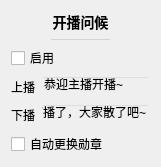
           <widget class="QWidget" name="liveGreetSettingsCard" native="true">
            <property name="geometry">
             <rect>
              <x>10</x>
              <y>540</y>
              <width>161</width>
              <height>151</height>
             </rect>
            </property>
            <property name="styleSheet">
             <string notr="true">#liveGreetSettingsCard
{
	background: #f7f7ff;
	border: none;
	border-radius: 5px;
}</string>
            </property>
            <layout class="QVBoxLayout" name="verticalLayout_37">
             <item>
              <widget class="QLabel" name="label_24">
               <property name="sizePolicy">
                <sizepolicy hsizetype="Preferred" vsizetype="Fixed">
                 <horstretch>0</horstretch>
                 <verstretch>0</verstretch>
                </sizepolicy>
               </property>
               <property name="styleSheet">
                <string notr="true">font-size: 14px;
font-weight: 500;</string>
               </property>
               <property name="text">
                <string>开播问候</string>
               </property>
               <property name="alignment">
                <set>Qt::AlignCenter</set>
               </property>
              </widget>
             </item>
             <item>
              <widget class="QWidget" name="widget_19" native="true">
               <property name="minimumSize">
                <size>
                 <width>0</width>
                 <height>1</height>
                </size>
               </property>
               <property name="maximumSize">
                <size>
                 <width>16777215</width>
                 <height>1</height>
                </size>
               </property>
               <property name="styleSheet">
                <string notr="true">background: lightgray;
margin: 40px;</string>
               </property>
              </widget>
             </item>
             <item>
              <widget class="CheckBox1" name="startLiveSendCheck">
               <property name="cursor">
                <cursorShape>PointingHandCursor</cursorShape>
               </property>
               <property name="text">
                <string>启用</string>
               </property>
              </widget>
             </item>
             <item>
              <layout class="QHBoxLayout" name="horizontalLayout_13">
               <item>
                <widget class="QLabel" name="label_4">
                 <property name="toolTip">
                  <string>&lt;html&gt;&lt;head/&gt;&lt;body&gt;&lt;p&gt;收到开播时发送开场白&lt;/p&gt;&lt;/body&gt;&lt;/html&gt;</string>
                 </property>
                 <property name="text">
                  <string>上播</string>
                 </property>
                </widget>
               </item>
               <item>
                <widget class="QLineEdit" name="startLiveWordsEdit">
                 <property name="styleSheet">
                  <string notr="true">QLineEdit
{
	background: transparent;
}</string>
                 </property>
                 <property name="text">
                  <string>恭迎主播开播~</string>
                 </property>
                 <property name="placeholderText">
                  <string>留空则不发送</string>
                 </property>
                </widget>
               </item>
              </layout>
             </item>
             <item>
              <layout class="QHBoxLayout" name="horizontalLayout_14">
               <item>
                <widget class="QLabel" name="label_5">
                 <property name="toolTip">
                  <string>&lt;html&gt;&lt;head/&gt;&lt;body&gt;&lt;p&gt;下播信号发送结束语&lt;/p&gt;&lt;/body&gt;&lt;/html&gt;</string>
                 </property>
                 <property name="text">
                  <string>下播</string>
                 </property>
                </widget>
               </item>
               <item>
                <widget class="QLineEdit" name="endLiveWordsEdit">
                 <property name="styleSheet">
                  <string notr="true">QLineEdit
{
	background: transparent;
}</string>
                 </property>
                 <property name="text">
                  <string>下播了，大家散了吧~</string>
                 </property>
                 <property name="placeholderText">
                  <string>留空则不发送</string>
                 </property>
                </widget>
               </item>
              </layout>
             </item>
             <item>
              <widget class="CheckBox1" name="autoSwitchMedalCheck">
               <property name="cursor">
                <cursorShape>PointingHandCursor</cursorShape>
               </property>
               <property name="toolTip">
                <string>&lt;html&gt;&lt;head/&gt;&lt;body&gt;&lt;p&gt;开播后自动切换粉丝勋章为当前主播的&lt;/p&gt;&lt;p&gt;勋章已变灰时不切换&lt;/p&gt;&lt;/body&gt;&lt;/html&gt;</string>
               </property>
               <property name="text">
                <string>自动更换勋章</string>
               </property>
              </widget>
             </item>
            </layout>
           </widget>
